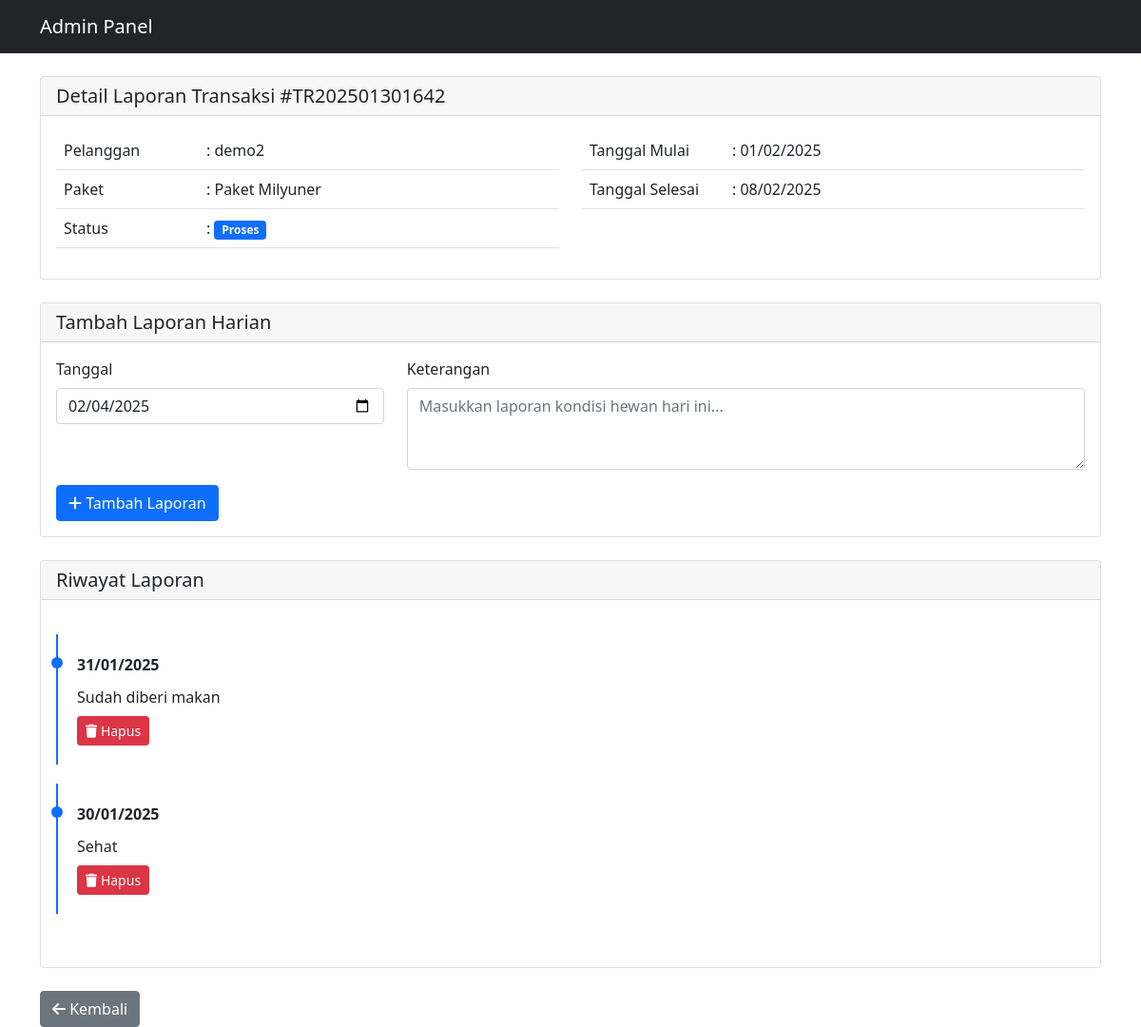
Page /admin/detail_laporan.php?kd=TR202501301642 (signed in) on the committed database.
### tables this page shows
CREATE TABLE `transaksi` (
  `kd_tr` varchar(20) NOT NULL,
  `id_admin` int DEFAULT NULL,
  `id_paket` varchar(10) DEFAULT NULL,
  `id_kategori` int DEFAULT NULL,
  `tgl_transaksi` date NOT NULL,
  `tgl_awal` date NOT NULL,
  `tgl_akhir` date NOT NULL,
  `total_harga` decimal(10,2) NOT NULL,
  `status` enum('pending','proses','selesai','diambil') DEFAULT 'pending',
  `created_at` timestamp NOT NULL DEFAULT CURRENT_TIMESTAMP,
  `id_user` int DEFAULT NULL,
  `id_karyawan` int DEFAULT NULL
);

CREATE TABLE `users` (
  `id_user` int NOT NULL,
  `username` varchar(50) NOT NULL,
  `password` varchar(255) NOT NULL,
  `nama_lengkap` varchar(100) NOT NULL,
  `email` varchar(100) NOT NULL,
  `no_telp` varchar(15) DEFAULT NULL,
  `alamat` text,
  `status` enum('aktif','nonaktif') DEFAULT 'aktif',
  `created_at` timestamp NOT NULL DEFAULT CURRENT_TIMESTAMP
);

CREATE TABLE `paket` (
  `id_paket` varchar(10) NOT NULL,
  `nama_paket` varchar(100) NOT NULL,
  `harga` decimal(10,2) NOT NULL,
  `deskripsi` text,
  `created_at` timestamp NOT NULL DEFAULT CURRENT_TIMESTAMP
);

CREATE TABLE `detail_laporan` (
  `id_detail` int NOT NULL,
  `kd_tr` varchar(20) DEFAULT NULL,
  `tanggal` datetime NOT NULL,
  `keterangan` text,
  `created_at` timestamp NOT NULL DEFAULT CURRENT_TIMESTAMP,
  `id_karyawan` int DEFAULT NULL
);

### includes/config.php (called while the page is built, shortened)
<?php
$conn = mysqli_connect(DB_SERVER, DB_USERNAME, DB_PASSWORD, DB_NAME);
function clean($string) {
    global $conn;
    return mysqli_real_escape_string($conn, $string);
}
?>

### admin/detail_laporan.php (the view, shortened to what this page needs)
<?php
require_once '../includes/config.php';
$kd_tr = clean($_GET['kd']);
$query = "SELECT t.*, p.nama_paket, u.nama_lengkap as nama_user
          FROM transaksi t
          JOIN paket p ON t.id_paket = p.id_paket
          JOIN users u ON t.id_user = u.id_user
          WHERE t.kd_tr = ?";
$stmt = mysqli_prepare($conn, $query);
mysqli_stmt_bind_param($stmt, "s", $kd_tr);
mysqli_stmt_execute($stmt);
$transaksi = mysqli_fetch_assoc(mysqli_stmt_get_result($stmt));
$query_laporan = "SELECT * FROM detail_laporan WHERE kd_tr = ? ORDER BY tanggal DESC";
$stmt = mysqli_prepare($conn, $query_laporan);
mysqli_stmt_bind_param($stmt, "s", $kd_tr);
mysqli_stmt_execute($stmt);
$result_laporan = mysqli_stmt_get_result($stmt);
?>
<!DOCTYPE html>
<html lang="id">
<head>
    <link href="https://cdn.jsdelivr.net/npm/bootstrap@5.1.3/dist/css/bootstrap.min.css" rel="stylesheet">
    <link rel="stylesheet" href="https://cdnjs.cloudflare.com/ajax/libs/font-awesome/6.0.0/css/all.min.css">
</head>
<body>
    <nav class="navbar navbar-expand-lg navbar-dark bg-dark">
        <div class="container">
            <a class="navbar-brand" href="dashboard.php">Admin Panel</a>
        </div>
    </nav>
    <div class="container mt-4">
        <div class="card mb-4">
            <div class="card-header">
                <h5 class="card-title mb-0">Detail Laporan Transaksi #<?php echo $kd_tr; ?></h5>
            </div>
            <div class="card-body">
                <div class="row">
                    <div class="col-md-6">
                        <table class="table">
                            <tr>
                                <td width="150">Pelanggan</td>
                                <td>: <?php echo $transaksi['nama_user']; ?></td>
                            </tr>
                            <tr>
                                <td>Paket</td>
                                <td>: <?php echo $transaksi['nama_paket']; ?></td>
                            </tr>
                            <tr>
                                <td>Status</td>
                                <td>:
                                    <span class="badge bg-<?php
                                        echo $transaksi['status'] == 'pending' ? 'warning' :
                                            ($transaksi['status'] == 'proses' ? 'primary' : 'success');
                                    ?>">
                                        <?php echo ucfirst($transaksi['status']); ?>
                                    </span>
                                </td>
                            </tr>
                        </table>
                    </div>
                    <div class="col-md-6">
                        <table class="table">
                            <tr>
                                <td width="150">Tanggal Mulai</td>
                                <td>: <?php echo date('d/m/Y', strtotime($transaksi['tgl_awal'])); ?></td>
                            </tr>
                            <tr>
                                <td>Tanggal Selesai</td>
                                <td>: <?php echo date('d/m/Y', strtotime($transaksi['tgl_akhir'])); ?></td>
                            </tr>
                        </table>
                    </div>
                </div>
            </div>
        </div>
        <div class="card mb-4">
            <div class="card-header">
                <h5 class="card-title mb-0">Tambah Laporan Harian</h5>
            </div>
            <div class="card-body">
                <form action="proses_laporan.php" method="post">
                    <div class="row">
                        <div class="col-md-4">
                            <div class="mb-3">
                                <label class="form-label">Tanggal</label>
                                <input type="date" class="form-control" name="tanggal"
                                       value="<?php echo date('Y-m-d'); ?>" required>
                            </div>
                        </div>
                        <div class="col-md-8">
                            <div class="mb-3">
                                <label class="form-label">Keterangan</label>
                                <textarea class="form-control" name="keterangan" rows="3" required
                                          placeholder="Masukkan laporan kondisi hewan hari ini..."></textarea>
                            </div>
                        </div>
                    </div>
                    <button type="submit" class="btn btn-primary">
                        <i class="fas fa-plus"></i> Tambah Laporan
                    </button>
                </form>
            </div>
        </div>
        <div class="card">
            <div class="card-header">
                <h5 class="card-title mb-0">Riwayat Laporan</h5>
            </div>
            <div class="card-body">
                <div class="timeline">
                    <?php if(mysqli_num_rows($result_laporan) > 0): ?>
                        <?php while($laporan = mysqli_fetch_assoc($result_laporan)): ?>
                            <div class="timeline-item">
                                <div class="timeline-date">
                                    <?php echo date('d/m/Y', strtotime($laporan['tanggal'])); ?>
                                </div>
                                <div class="timeline-content">
                                    <?php echo nl2br($laporan['keterangan']); ?>
                                    <div class="mt-2">
                                        <button onclick="hapusLaporan(<?php echo $laporan['id_detail']; ?>)"
                                                class="btn btn-danger btn-sm">
                                            <i class="fas fa-trash"></i> Hapus
                                        </button>
                                    </div>
                                </div>
                            </div>
                        <?php endwhile; ?>
                    <?php else: ?>
                        <p class="text-center text-muted">Belum ada laporan</p>
                    <?php endif; ?>
                </div>
            </div>
        </div>
        <div class="mt-4">
            <a href="detail_transaksi.php?kd=<?php echo $kd_tr; ?>" class="btn btn-secondary">
                <i class="fas fa-arrow-left"></i> Kembali
            </a>
        </div>
    </div>
</body>
</html>

### admin/detail_laporan.php (style rules this page uses)
.timeline { position: relative; padding: 20px 0; }
.timeline-item { padding: 20px; border-left: 2px solid #0d6efd; position: relative; margin-bottom: 20px; }
.timeline-item::before { content: ''; position: absolute; width: 12px; height: 12px; background: #0d6efd; border-radius: 50%; left: -7px; top: 24px; }
.timeline-date { font-weight: bold; margin-bottom: 10px; }

### rows in the picture
transaksi: id_user.nama_lengkap "demo2", id_paket.nama_paket "Paket Milyuner", status "Proses", tgl_awal "01/02/2025", tgl_akhir "08/02/2025"
detail_laporan: tanggal "31/01/2025", keterangan "Sudah diberi makan"
detail_laporan: tanggal "30/01/2025", keterangan "Sehat"

### other values in the picture
$kd_tr "TR202501301642"
